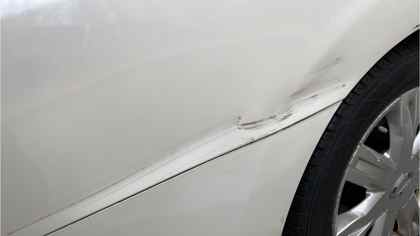
#> input picture mobile/assets/images/door_inspection_1.png, 420 x 236 px
$ python -i rank_similarity.py   (imports and definitions only)
#> lines starting #> are read from the running program, lines starting #| are printed output that depends on the picture
#> further down, picture is the input picture: PIL image 420x236 RGB; mean R, G, B 161.6, 162, 158.9
"""Rank existing cross-split candidates using Pillow only; never relabel data."""
import argparse
import hashlib
import html
import json
from concurrent.futures import ThreadPoolExecutor
from datetime import datetime, timezone
from pathlib import Path

from PIL import Image, ImageChops, ImageFilter, ImageOps, ImageStat

ROOT = Path(__file__).resolve().parents[1]


def features(image):
    rgb = image.convert('RGB').resize((64, 64), Image.Resampling.LANCZOS)
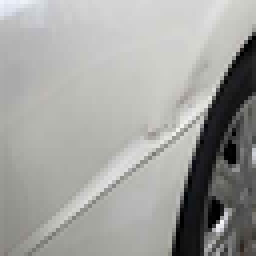
#> rgb: PIL image 64x64 RGB (shown 4 times larger); mean R, G, B 161.5, 162, 158.8
    # Exclude FIND_EDGES boundary pixels, which otherwise inflate edge energy.
    edge = rgb.convert('L').filter(ImageFilter.FIND_EDGES).crop((1, 1, 63, 63))
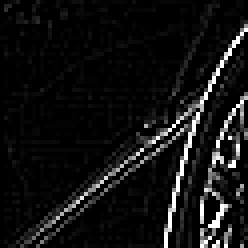
#> edge: PIL image 62x62 L (shown 4 times larger); min 0, max 255, mean 18.2
    return rgb, edge, image.width / image.height


# [18 lines left out: functions metrics, load, not called in this run]


def dump(path, value):
    path.write_text(json.dumps(value, ensure_ascii=False, indent=2), encoding='utf-8')


# [55 lines left out: function main, not called in this run]


# [2 lines not run here, left out]

>>> from PIL import Image
>>> picture = Image.open('../../../mobile/assets/images/door_inspection_1.png')
>>> result = features(picture)
